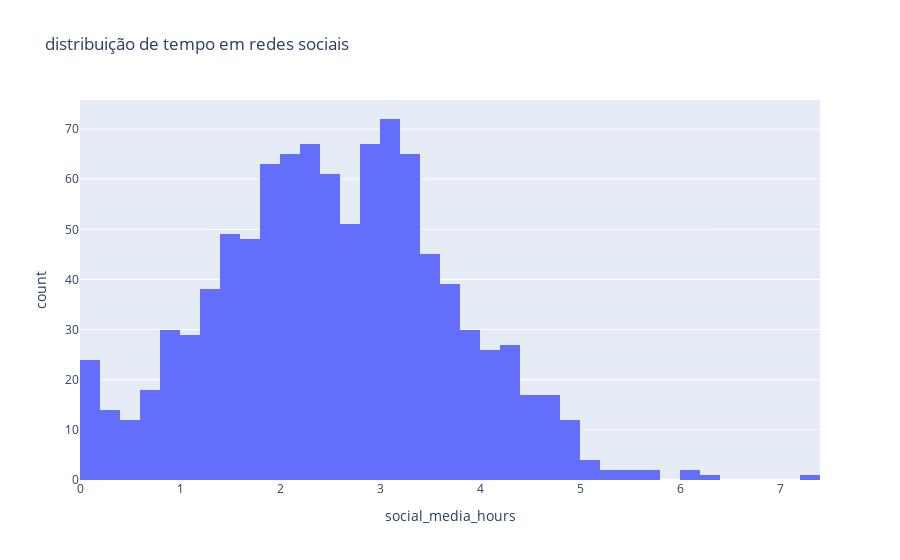

Notebook cell for this chart:
### Markdown cell above
### Relação entre uso de **rede sociais** e **notas**

### Code cell
fig_3 = px.histogram(
    df,
    x = 'social_media_hours',
    title = 'distribuição de tempo em redes sociais'
)

fig_3.show()

### Figure 1 — Plotly figure (JSON) as saved in the notebook; plotly's stock layout.template omitted (floating-point values rounded to 4 significant figures; data arrays with more than 128 entries replaced by an {"elided": "..."} marker saying what was removed)
{"data": [{"bingroup": "x", "hovertemplate": "social_media_hours=%{x}<br>count=%{y}<extra></extra>", "legendgroup": "", "marker": {"color": "#636efa", "pattern": {"shape": ""}}, "name": "", "orientation": "v", "showlegend": false, "type": "histogram", "x": {"elided": "1000 float values"}, "xaxis": "x", "yaxis": "y"}], "layout": {"barmode": "relative", "legend": {"tracegroupgap": 0}, "title": {"text": "distribuição de tempo em redes sociais"}, "xaxis": {"anchor": "y", "domain": [0, 1], "title": {"text": "social_media_hours"}}, "yaxis": {"anchor": "x", "domain": [0, 1], "title": {"text": "count"}}}}
